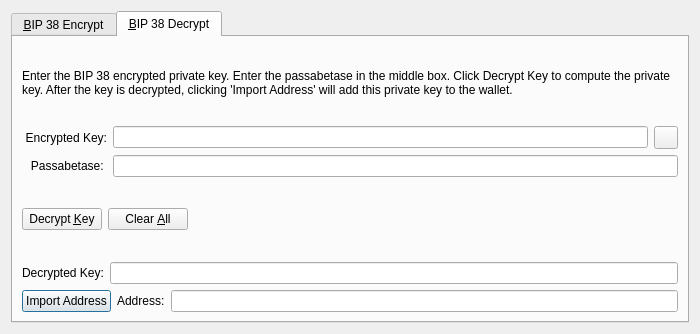
<?xml version="1.0" encoding="UTF-8"?>
<ui version="4.0">
 <class>Bip38ToolDialog</class>
 <widget class="QDialog" name="Bip38ToolDialog">
  <property name="geometry">
   <rect>
    <x>0</x>
    <y>0</y>
    <width>700</width>
    <height>334</height>
   </rect>
  </property>
  <property name="windowTitle">
   <string>BIP 38 Tool</string>
  </property>
  <property name="modal">
   <bool>true</bool>
  </property>
  <layout class="QVBoxLayout" name="verticalLayout">
   <item>
    <widget class="QTabWidget" name="tabWidget">
     <property name="currentIndex">
      <number>1</number>
     </property>
     <widget class="QWidget" name="tabBip38Encrypt">
      <attribute name="title">
       <string>&amp;BIP 38 Encrypt</string>
      </attribute>
      <layout class="QVBoxLayout" name="verticalLayout_SM">
       <item>
        <widget class="QLabel" name="infoLabel_ENC">
         <property name="text">
          <string>Enter a Altbet Address that you would like to encrypt using BIP 38. Enter a passabetase in the middle box. Press encrypt to compute the encrypted private key.</string>
         </property>
         <property name="textFormat">
          <enum>Qt::PlainText</enum>
         </property>
         <property name="wordWrap">
          <bool>true</bool>
         </property>
        </widget>
       </item>
       <item>
        <layout class="QHBoxLayout" name="horizontalLayout_1_ENC">
         <item>
          <widget class="QLabel" name="label_5">
           <property name="minimumSize">
            <size>
             <width>85</width>
             <height>0</height>
            </size>
           </property>
           <property name="text">
            <string>Address:</string>
           </property>
           <property name="alignment">
            <set>Qt::AlignRight|Qt::AlignTrailing|Qt::AlignVCenter</set>
           </property>
          </widget>
         </item>
         <item>
          <widget class="QValidatedLineEdit" name="addressIn_ENC">
           <property name="toolTip">
            <string>The Altbet address to sign the message with</string>
           </property>
          </widget>
         </item>
         <item>
          <widget class="QToolButton" name="addressBookButton_ENC">
           <property name="toolTip">
            <string>Choose previously used address</string>
           </property>
           <property name="autoFillBackground">
            <bool>false</bool>
           </property>
           <property name="text">
            <string/>
           </property>
           <property name="icon">
            <iconset resource="../altbet.qrc">
             <normaloff>:/icons/address-book</normaloff>:/icons/address-book</iconset>
           </property>
           <property name="shortcut">
            <string>Alt+A</string>
           </property>
          </widget>
         </item>
         <item>
          <widget class="QToolButton" name="pasteButton_ENC">
           <property name="toolTip">
            <string>Paste address from clipboard</string>
           </property>
           <property name="text">
            <string/>
           </property>
           <property name="icon">
            <iconset resource="../altbet.qrc">
             <normaloff>:/icons/editpaste</normaloff>:/icons/editpaste</iconset>
           </property>
           <property name="shortcut">
            <string>Alt+P</string>
           </property>
          </widget>
         </item>
        </layout>
       </item>
       <item>
        <layout class="QHBoxLayout" name="horizontalLayout_5">
         <item>
          <widget class="QLabel" name="label_6">
           <property name="minimumSize">
            <size>
             <width>85</width>
             <height>0</height>
            </size>
           </property>
           <property name="text">
            <string>Passabetase: </string>
           </property>
           <property name="alignment">
            <set>Qt::AlignRight|Qt::AlignTrailing|Qt::AlignVCenter</set>
           </property>
          </widget>
         </item>
         <item>
          <widget class="QLineEdit" name="passabetaseIn_ENC">
           <property name="echoMode">
            <enum>QLineEdit::Password</enum>
           </property>
          </widget>
         </item>
        </layout>
       </item>
       <item>
        <layout class="QHBoxLayout" name="horizontalLayout_2_ENC">
         <item>
          <widget class="QLabel" name="encryptedKeyLabel_ENC">
           <property name="minimumSize">
            <size>
             <width>85</width>
             <height>0</height>
            </size>
           </property>
           <property name="text">
            <string>Encrypted Key:</string>
           </property>
           <property name="textFormat">
            <enum>Qt::PlainText</enum>
           </property>
           <property name="alignment">
            <set>Qt::AlignRight|Qt::AlignTrailing|Qt::AlignVCenter</set>
           </property>
          </widget>
         </item>
         <item>
          <widget class="QLineEdit" name="encryptedKeyOut_ENC">
           <property name="font">
            <font>
             <italic>true</italic>
            </font>
           </property>
           <property name="readOnly">
            <bool>true</bool>
           </property>
          </widget>
         </item>
         <item>
          <widget class="QToolButton" name="copyKeyButton_ENC">
           <property name="toolTip">
            <string>Copy the current signature to the system clipboard</string>
           </property>
           <property name="text">
            <string/>
           </property>
           <property name="icon">
            <iconset resource="../altbet.qrc">
             <normaloff>:/icons/editcopy</normaloff>:/icons/editcopy</iconset>
           </property>
          </widget>
         </item>
        </layout>
       </item>
       <item>
        <layout class="QHBoxLayout" name="horizontalLayout_3_ENC">
         <item>
          <widget class="QPushButton" name="encryptKeyButton_ENC">
           <property name="toolTip">
            <string>Encrypt the private key for this Altbet address</string>
           </property>
           <property name="text">
            <string>Encrypt &amp;Key</string>
           </property>
           <property name="autoDefault">
            <bool>false</bool>
           </property>
          </widget>
         </item>
         <item>
          <widget class="QPushButton" name="clearButton_ENC">
           <property name="toolTip">
            <string>Reset all fields</string>
           </property>
           <property name="text">
            <string>Clear &amp;All</string>
           </property>
           <property name="autoDefault">
            <bool>false</bool>
           </property>
          </widget>
         </item>
         <item>
          <spacer name="horizontalSpacer_1_ENC">
           <property name="orientation">
            <enum>Qt::Horizontal</enum>
           </property>
           <property name="sizeHint" stdset="0">
            <size>
             <width>40</width>
             <height>48</height>
            </size>
           </property>
          </spacer>
         </item>
         <item>
          <widget class="QLabel" name="statusLabel_ENC">
           <property name="font">
            <font>
             <weight>75</weight>
             <bold>true</bold>
            </font>
           </property>
           <property name="text">
            <string/>
           </property>
           <property name="wordWrap">
            <bool>true</bool>
           </property>
          </widget>
         </item>
         <item>
          <spacer name="horizontalSpacer_2_ENC">
           <property name="orientation">
            <enum>Qt::Horizontal</enum>
           </property>
           <property name="sizeHint" stdset="0">
            <size>
             <width>40</width>
             <height>48</height>
            </size>
           </property>
          </spacer>
         </item>
        </layout>
       </item>
      </layout>
     </widget>
     <widget class="QWidget" name="tabBip38Decrypt">
      <attribute name="title">
       <string>&amp;BIP 38 Decrypt</string>
      </attribute>
      <layout class="QVBoxLayout" name="verticalLayout_VM">
       <item>
        <widget class="QLabel" name="infoLabel_DEC">
         <property name="text">
          <string>Enter the BIP 38 encrypted private key. Enter the passabetase in the middle box. Click Decrypt Key to compute the private key. After the key is decrypted, clicking 'Import Address' will add this private key to the wallet.</string>
         </property>
         <property name="textFormat">
          <enum>Qt::PlainText</enum>
         </property>
         <property name="wordWrap">
          <bool>true</bool>
         </property>
        </widget>
       </item>
       <item>
        <layout class="QHBoxLayout" name="horizontalLayout_3">
         <item>
          <widget class="QLabel" name="label_2">
           <property name="minimumSize">
            <size>
             <width>85</width>
             <height>0</height>
            </size>
           </property>
           <property name="text">
            <string>Encrypted Key:</string>
           </property>
           <property name="alignment">
            <set>Qt::AlignRight|Qt::AlignTrailing|Qt::AlignVCenter</set>
           </property>
          </widget>
         </item>
         <item>
          <widget class="QValidatedLineEdit" name="encryptedKeyIn_DEC">
           <property name="toolTip">
            <string>The encrypted private key</string>
           </property>
          </widget>
         </item>
         <item>
          <widget class="QToolButton" name="pasteButton_DEC">
           <property name="toolTip">
            <string>Paste address from clipboard</string>
           </property>
           <property name="text">
            <string/>
           </property>
           <property name="icon">
            <iconset resource="../altbet.qrc">
             <normaloff>:/icons/editpaste</normaloff>:/icons/editpaste</iconset>
           </property>
           <property name="shortcut">
            <string>Alt+P</string>
           </property>
          </widget>
         </item>
        </layout>
       </item>
       <item>
        <layout class="QHBoxLayout" name="horizontalLayout">
         <item>
          <widget class="QLabel" name="label">
           <property name="minimumSize">
            <size>
             <width>85</width>
             <height>0</height>
            </size>
           </property>
           <property name="text">
            <string>Passabetase: </string>
           </property>
           <property name="alignment">
            <set>Qt::AlignRight|Qt::AlignTrailing|Qt::AlignVCenter</set>
           </property>
          </widget>
         </item>
         <item>
          <widget class="QLineEdit" name="passabetaseIn_DEC">
           <property name="echoMode">
            <enum>QLineEdit::Password</enum>
           </property>
          </widget>
         </item>
        </layout>
       </item>
       <item>
        <layout class="QHBoxLayout" name="horizontalLayout_2_DEC">
         <item>
          <widget class="QPushButton" name="decryptKeyButton_DEC">
           <property name="toolTip">
            <string>Decrypt the entered key using the passabetase</string>
           </property>
           <property name="text">
            <string>Decrypt &amp;Key</string>
           </property>
           <property name="autoDefault">
            <bool>false</bool>
           </property>
          </widget>
         </item>
         <item>
          <widget class="QPushButton" name="clearButton_DEC">
           <property name="toolTip">
            <string>Reset all fields</string>
           </property>
           <property name="text">
            <string>Clear &amp;All</string>
           </property>
           <property name="autoDefault">
            <bool>false</bool>
           </property>
          </widget>
         </item>
         <item>
          <spacer name="horizontalSpacer_1_DEC">
           <property name="orientation">
            <enum>Qt::Horizontal</enum>
           </property>
           <property name="sizeHint" stdset="0">
            <size>
             <width>40</width>
             <height>48</height>
            </size>
           </property>
          </spacer>
         </item>
         <item>
          <widget class="QLabel" name="statusLabel_DEC">
           <property name="font">
            <font>
             <weight>75</weight>
             <bold>true</bold>
            </font>
           </property>
           <property name="text">
            <string/>
           </property>
           <property name="wordWrap">
            <bool>true</bool>
           </property>
          </widget>
         </item>
         <item>
          <spacer name="horizontalSpacer_2_DEC">
           <property name="orientation">
            <enum>Qt::Horizontal</enum>
           </property>
           <property name="sizeHint" stdset="0">
            <size>
             <width>40</width>
             <height>48</height>
            </size>
           </property>
          </spacer>
         </item>
        </layout>
       </item>
       <item>
        <layout class="QHBoxLayout" name="horizontalLayout_2">
         <item>
          <widget class="QLabel" name="label_3">
           <property name="text">
            <string>Decrypted Key:</string>
           </property>
          </widget>
         </item>
         <item>
          <widget class="QValidatedLineEdit" name="decryptedKeyOut_DEC"/>
         </item>
        </layout>
       </item>
       <item>
        <layout class="QHBoxLayout" name="horizontalLayout_4">
         <item>
          <widget class="QPushButton" name="importAddressButton_DEC">
           <property name="text">
            <string>Import Address</string>
           </property>
          </widget>
         </item>
         <item>
          <widget class="QLabel" name="label_4">
           <property name="text">
            <string>Address:</string>
           </property>
          </widget>
         </item>
         <item>
          <widget class="QLineEdit" name="addressOut_DEC"/>
         </item>
        </layout>
       </item>
      </layout>
     </widget>
    </widget>
   </item>
  </layout>
 </widget>
 <customwidgets>
  <customwidget>
   <class>QValidatedLineEdit</class>
   <extends>QLineEdit</extends>
   <header>qvalidatedlineedit.h</header>
  </customwidget>
 </customwidgets>
 <resources>
  <include location="../altbet.qrc"/>
 </resources>
 <connections/>
</ui>
